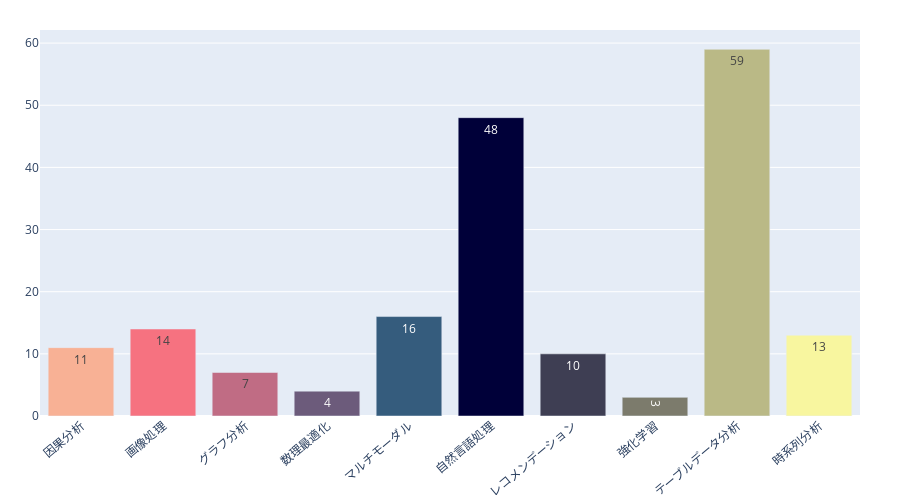

The notebook cell this image was saved under:
### Code cell
file_list = [
    '因果分析',
    '画像処理',
    'グラフ分析',
    '数理最適化',
    'マルチモーダル',
    '自然言語処理',
    'レコメンデーション',
    '強化学習',
    'テーブルデータ分析',
    '時系列分析'
    ]

#colors = ['#%02X%02X%02X' % (random.randint(0, 255), random.randint(0, 255), random.randint(0, 255)) for _ in range(len(file_list))]

colors = ['#f8b195','#f67280', '#c06c84', '#6c5b7b', '#355c7d', '#000039', '#3e3e53', '#7c7b6c', '#bab986', '#f8f69f']

fig = go.Figure([go.Bar(
    x=file_list, 
    y=file_count, 
    text=file_count, 
    textposition='auto',
    marker_color=colors
    )])

# グラフのタイトルや軸のラベルを設定
fig.update_layout(
    #title="カテゴリー別のデータ分析手法の数",
    #xaxis_title="カテゴリー",
    #yaxis_title="ファイル数",
    xaxis_tickangle=-40,
    width=900,    
    height=500,
    margin=dict(l=40, r=40, t=30, b=0)
)

# グラフの表示
fig.show()

### Figure 1 — Plotly figure (JSON) as saved in the notebook; plotly's stock layout.template omitted (floating-point values rounded to 4 significant figures)
{"data": [{"marker": {"color": ["#f8b195", "#f67280", "#c06c84", "#6c5b7b", "#355c7d", "#000039", "#3e3e53", "#7c7b6c", "#bab986", "#f8f69f"]}, "text": ["11", "14", "7", "4", "16", "48", "10", "3", "59", "13"], "textposition": "auto", "type": "bar", "x": ["因果分析", "画像処理", "グラフ分析", "数理最適化", "マルチモーダル", "自然言語処理", "レコメンデーション", "強化学習", "テーブルデータ分析", "時系列分析"], "y": [11, 14, 7, 4, 16, 48, 10, 3, 59, 13]}], "layout": {"height": 500, "margin": {"b": 0, "l": 40, "r": 40, "t": 30}, "width": 900, "xaxis": {"tickangle": -40}}}
